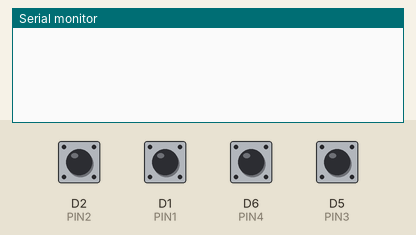
The program below on a simulated ESP8266 (Wemos D1 mini). Parts: the last lines printed to the serial monitor. The inputs (shaded band) are chosen by the test bench; at power-on: D1 (PIN1), D2 (PIN2), D5 (PIN3), D6 (PIN4) HIGH.

Above: at 1.2 s.
1.3 s: D2 (PIN2) pulled LOW for 0.15 s
At 2.4 s:
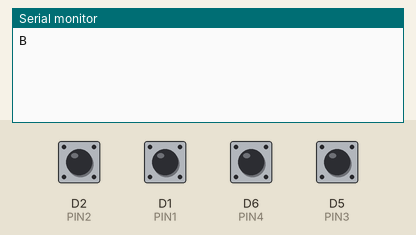
2.9 s: D1 (PIN1) pulled LOW for 0.15 s
At 3.6 s:
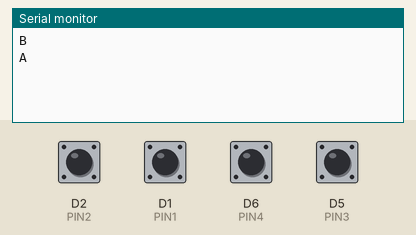
4.5 s: D6 (PIN4) pulled LOW for 0.15 s
At 5.7 s:
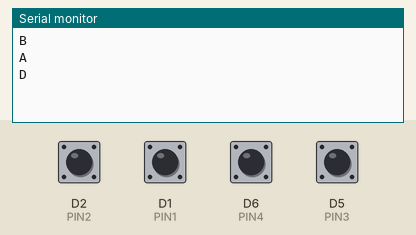
6.1 s: D5 (PIN3) pulled LOW for 0.15 s
At 7.2 s:
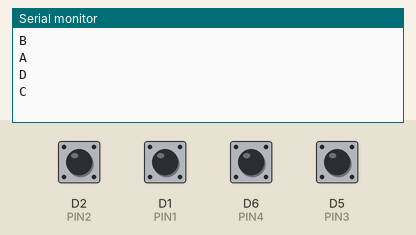

The program:

main.cpp
```cpp
#define DEBUG 0

#define PIN1 D1
#define PIN2 D2
#define PIN3 D5
#define PIN4 D6
#define DEBOUNCE_DELAY 500
#include <Arduino.h>

uint32_t lastDebounceTime = 0;
void setup() {
  Serial.begin(9600);
  pinMode(PIN1, INPUT_PULLUP);
  pinMode(PIN2, INPUT_PULLUP);
  pinMode(PIN3, INPUT_PULLUP);
  pinMode(PIN4, INPUT_PULLUP);
}

void loop() {
  if (digitalRead(PIN1) == LOW) {
    if (millis() - lastDebounceTime < DEBOUNCE_DELAY) { return;}
    Serial.println('A');
    if (DEBUG) { Serial.println("Button A pressed"); }
    lastDebounceTime = millis();
  }
  if (digitalRead(PIN2) == LOW) {
    if (millis() - lastDebounceTime < DEBOUNCE_DELAY) { return;}
    Serial.println('B');
    if (DEBUG) { Serial.println("Button B pressed"); }
    lastDebounceTime = millis();
  }
  if (digitalRead(PIN3) == LOW) {
    if (millis() - lastDebounceTime < DEBOUNCE_DELAY) { return;}
    Serial.println('C');
    if (DEBUG) { Serial.println("Button C pressed"); }
    lastDebounceTime = millis();
  }
  if (digitalRead(PIN4) == LOW) {
    if (millis() - lastDebounceTime < DEBOUNCE_DELAY) { return;}
    Serial.println('D');
    if (DEBUG) { Serial.println("Button D pressed"); }
    lastDebounceTime = millis();
  }
}
```

Measured:
- after the input at 1.3 s, the serial monitor: prints a new line at once (image 1)
- after the input at 2.9 s, the serial monitor: prints a new line at once (image 2)
- after the input at 4.5 s, the serial monitor: prints a new line at once (image 3)
- after the input at 6.1 s, the serial monitor: prints a new line at once (image 4)
